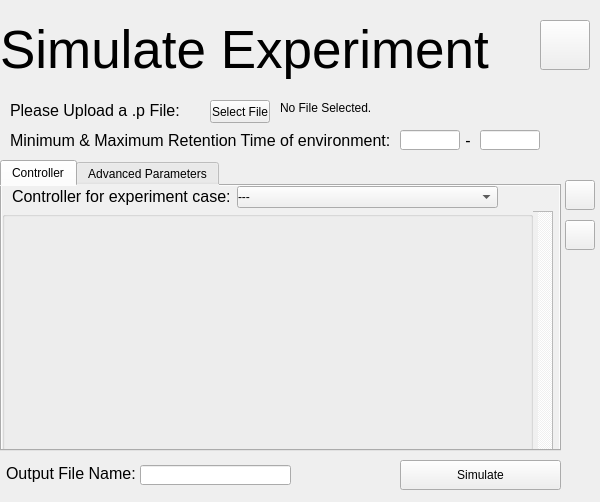
<?xml version="1.0" encoding="UTF-8"?>
<ui version="4.0">
 <class>SimulateForm</class>
 <widget class="QWidget" name="SimulateForm">
  <property name="geometry">
   <rect>
    <x>0</x>
    <y>0</y>
    <width>600</width>
    <height>502</height>
   </rect>
  </property>
  <property name="windowTitle">
   <string>Form</string>
  </property>
  <widget class="QLabel" name="SimulateTitleLabel">
   <property name="geometry">
    <rect>
     <x>0</x>
     <y>0</y>
     <width>600</width>
     <height>100</height>
    </rect>
   </property>
   <property name="font">
    <font>
     <pointsize>40</pointsize>
    </font>
   </property>
   <property name="text">
    <string>Simulate Experiment</string>
   </property>
   <property name="alignment">
    <set>Qt::AlignLeading|Qt::AlignLeft|Qt::AlignVCenter</set>
   </property>
  </widget>
  <widget class="QPushButton" name="SimulateHomeButton">
   <property name="geometry">
    <rect>
     <x>540</x>
     <y>20</y>
     <width>50</width>
     <height>50</height>
    </rect>
   </property>
   <property name="text">
    <string/>
   </property>
  </widget>
  <widget class="QLabel" name="UploadFileLabel">
   <property name="geometry">
    <rect>
     <x>10</x>
     <y>100</y>
     <width>271</width>
     <height>21</height>
    </rect>
   </property>
   <property name="font">
    <font>
     <pointsize>12</pointsize>
    </font>
   </property>
   <property name="text">
    <string>Please Upload a .p File:</string>
   </property>
  </widget>
  <widget class="QPushButton" name="SelectFileButton">
   <property name="geometry">
    <rect>
     <x>210</x>
     <y>100</y>
     <width>60</width>
     <height>23</height>
    </rect>
   </property>
   <property name="text">
    <string>Select File</string>
   </property>
  </widget>
  <widget class="QLabel" name="FileNameLabel">
   <property name="geometry">
    <rect>
     <x>280</x>
     <y>100</y>
     <width>261</width>
     <height>16</height>
    </rect>
   </property>
   <property name="text">
    <string>No File Selected.</string>
   </property>
  </widget>
  <widget class="QLabel" name="MinRTLabel">
   <property name="geometry">
    <rect>
     <x>10</x>
     <y>130</y>
     <width>401</width>
     <height>21</height>
    </rect>
   </property>
   <property name="font">
    <font>
     <pointsize>12</pointsize>
    </font>
   </property>
   <property name="text">
    <string>Minimum &amp; Maximum Retention Time of environment:</string>
   </property>
  </widget>
  <widget class="QLineEdit" name="min_rt">
   <property name="geometry">
    <rect>
     <x>400</x>
     <y>130</y>
     <width>60</width>
     <height>20</height>
    </rect>
   </property>
  </widget>
  <widget class="QLineEdit" name="max_rt">
   <property name="geometry">
    <rect>
     <x>480</x>
     <y>130</y>
     <width>60</width>
     <height>20</height>
    </rect>
   </property>
  </widget>
  <widget class="QLabel" name="rtDash">
   <property name="geometry">
    <rect>
     <x>460</x>
     <y>130</y>
     <width>16</width>
     <height>21</height>
    </rect>
   </property>
   <property name="font">
    <font>
     <pointsize>12</pointsize>
    </font>
   </property>
   <property name="text">
    <string>-</string>
   </property>
   <property name="alignment">
    <set>Qt::AlignCenter</set>
   </property>
  </widget>
  <widget class="QPushButton" name="LoadParamsButton">
   <property name="geometry">
    <rect>
     <x>565</x>
     <y>180</y>
     <width>30</width>
     <height>30</height>
    </rect>
   </property>
   <property name="text">
    <string/>
   </property>
  </widget>
  <widget class="QPushButton" name="SaveParamsButton">
   <property name="geometry">
    <rect>
     <x>565</x>
     <y>220</y>
     <width>30</width>
     <height>30</height>
    </rect>
   </property>
   <property name="text">
    <string/>
   </property>
  </widget>
  <widget class="QTabWidget" name="ParamTabs">
   <property name="geometry">
    <rect>
     <x>0</x>
     <y>160</y>
     <width>561</width>
     <height>291</height>
    </rect>
   </property>
   <property name="sizePolicy">
    <sizepolicy hsizetype="Fixed" vsizetype="Fixed">
     <horstretch>0</horstretch>
     <verstretch>0</verstretch>
    </sizepolicy>
   </property>
   <property name="font">
    <font>
     <weight>50</weight>
     <bold>false</bold>
    </font>
   </property>
   <property name="styleSheet">
    <string notr="true">padding: 0; 
background-color: rgb(240, 240, 240);</string>
   </property>
   <property name="currentIndex">
    <number>0</number>
   </property>
   <widget class="QWidget" name="ControllerParamTab">
    <attribute name="title">
     <string>Controller</string>
    </attribute>
    <widget class="QLabel" name="ControllerSelectLabel">
     <property name="geometry">
      <rect>
       <x>10</x>
       <y>0</y>
       <width>225</width>
       <height>20</height>
      </rect>
     </property>
     <property name="font">
      <font>
       <pointsize>12</pointsize>
       <weight>50</weight>
       <bold>false</bold>
      </font>
     </property>
     <property name="text">
      <string>Controller for experiment case:</string>
     </property>
    </widget>
    <widget class="QComboBox" name="ControllerComboBox">
     <property name="geometry">
      <rect>
       <x>235</x>
       <y>0</y>
       <width>261</width>
       <height>22</height>
      </rect>
     </property>
     <item>
      <property name="text">
       <string>---</string>
      </property>
     </item>
     <item>
      <property name="text">
       <string>TopN Controller</string>
      </property>
     </item>
     <item>
      <property name="text">
       <string>TopN ROI Controller</string>
      </property>
     </item>
     <item>
      <property name="text">
       <string>TopNEX Controller</string>
      </property>
     </item>
     <item>
      <property name="text">
       <string>TopN Exclusion Controller</string>
      </property>
     </item>
     <item>
      <property name="text">
       <string>Hard ROI Exclusion Controller</string>
      </property>
     </item>
     <item>
      <property name="text">
       <string>Intensity ROI Exclusion Controller</string>
      </property>
     </item>
     <item>
      <property name="text">
       <string>Non Overlap Controller</string>
      </property>
     </item>
     <item>
      <property name="text">
       <string>Intensity Non Overlap Controller</string>
      </property>
     </item>
     <item>
      <property name="text">
       <string>DSDA Controller</string>
      </property>
     </item>
     <item>
      <property name="text">
       <string>Matching Controller</string>
      </property>
     </item>
    </widget>
    <widget class="QScrollArea" name="scrollArea">
     <property name="geometry">
      <rect>
       <x>0</x>
       <y>25</y>
       <width>551</width>
       <height>241</height>
      </rect>
     </property>
     <property name="verticalScrollBarPolicy">
      <enum>Qt::ScrollBarAlwaysOn</enum>
     </property>
     <property name="horizontalScrollBarPolicy">
      <enum>Qt::ScrollBarAlwaysOff</enum>
     </property>
     <property name="sizeAdjustPolicy">
      <enum>QAbstractScrollArea::AdjustToContents</enum>
     </property>
     <property name="widgetResizable">
      <bool>true</bool>
     </property>
     <widget class="QWidget" name="scrollAreaWidgetContents">
      <property name="geometry">
       <rect>
        <x>0</x>
        <y>0</y>
        <width>536</width>
        <height>239</height>
       </rect>
      </property>
     </widget>
    </widget>
    <widget class="QGroupBox" name="ParamsBox">
     <property name="geometry">
      <rect>
       <x>0</x>
       <y>25</y>
       <width>531</width>
       <height>241</height>
      </rect>
     </property>
     <property name="sizePolicy">
      <sizepolicy hsizetype="Preferred" vsizetype="Fixed">
       <horstretch>0</horstretch>
       <verstretch>0</verstretch>
      </sizepolicy>
     </property>
     <property name="title">
      <string/>
     </property>
    </widget>
   </widget>
   <widget class="QWidget" name="AdvancedParamsTab">
    <attribute name="title">
     <string>Advanced Parameters</string>
    </attribute>
    <widget class="QGroupBox" name="AdvancedParamsGroupBox">
     <property name="geometry">
      <rect>
       <x>0</x>
       <y>0</y>
       <width>531</width>
       <height>290</height>
      </rect>
     </property>
     <property name="sizePolicy">
      <sizepolicy hsizetype="Fixed" vsizetype="Fixed">
       <horstretch>0</horstretch>
       <verstretch>0</verstretch>
      </sizepolicy>
     </property>
     <property name="minimumSize">
      <size>
       <width>531</width>
       <height>290</height>
      </size>
     </property>
     <property name="title">
      <string/>
     </property>
     <widget class="QWidget" name="gridLayoutWidget_2">
      <property name="geometry">
       <rect>
        <x>0</x>
        <y>0</y>
        <width>533</width>
        <height>281</height>
       </rect>
      </property>
      <layout class="QGridLayout" name="gridLayout_2">
       <property name="sizeConstraint">
        <enum>QLayout::SetDefaultConstraint</enum>
       </property>
       <property name="horizontalSpacing">
        <number>5</number>
       </property>
       <item row="3" column="0">
        <widget class="QLabel" name="MS2AGCTargetLabel">
         <property name="font">
          <font>
           <pointsize>8</pointsize>
          </font>
         </property>
         <property name="toolTip">
          <string>automatic gain control target for MS2 scan</string>
         </property>
         <property name="text">
          <string>MS2 AGC Target:</string>
         </property>
        </widget>
       </item>
       <item row="0" column="1">
        <widget class="QGroupBox" name="MS1ScanWindowGroupBox">
         <property name="sizePolicy">
          <sizepolicy hsizetype="Minimum" vsizetype="Minimum">
           <horstretch>0</horstretch>
           <verstretch>0</verstretch>
          </sizepolicy>
         </property>
         <property name="minimumSize">
          <size>
           <width>60</width>
           <height>60</height>
          </size>
         </property>
         <property name="accessibleName">
          <string>default_ms1_scan_window</string>
         </property>
         <property name="title">
          <string/>
         </property>
         <widget class="QWidget" name="verticalLayoutWidget">
          <property name="geometry">
           <rect>
            <x>0</x>
            <y>0</y>
            <width>71</width>
            <height>51</height>
           </rect>
          </property>
          <layout class="QVBoxLayout" name="verticalLayout_2">
           <property name="spacing">
            <number>0</number>
           </property>
           <item>
            <widget class="QLineEdit" name="MS1ScanWindowMinTextEdit">
             <property name="text">
              <string>70</string>
             </property>
            </widget>
           </item>
           <item>
            <widget class="QLabel" name="dashLabel">
             <property name="sizePolicy">
              <sizepolicy hsizetype="Preferred" vsizetype="Maximum">
               <horstretch>0</horstretch>
               <verstretch>0</verstretch>
              </sizepolicy>
             </property>
             <property name="minimumSize">
              <size>
               <width>0</width>
               <height>10</height>
              </size>
             </property>
             <property name="text">
              <string>-</string>
             </property>
             <property name="alignment">
              <set>Qt::AlignCenter</set>
             </property>
            </widget>
           </item>
           <item>
            <widget class="QLineEdit" name="MS1ScanWindowMaxTextEdit">
             <property name="text">
              <string>1000</string>
             </property>
             <property name="alignment">
              <set>Qt::AlignLeading|Qt::AlignLeft|Qt::AlignVCenter</set>
             </property>
            </widget>
           </item>
          </layout>
         </widget>
        </widget>
       </item>
       <item row="3" column="5">
        <widget class="QLineEdit" name="MS2CollisionEnergyTextEdit">
         <property name="accessibleName">
          <string>ms2_collision_energy</string>
         </property>
         <property name="text">
          <string>25</string>
         </property>
        </widget>
       </item>
       <item row="3" column="4">
        <widget class="QLabel" name="MS2CollisionEnergyLabel">
         <property name="font">
          <font>
           <pointsize>8</pointsize>
          </font>
         </property>
         <property name="toolTip">
          <string>the collision energy used for MS2 scan</string>
         </property>
         <property name="text">
          <string>&lt;html&gt;&lt;head/&gt;&lt;body&gt;&lt;p&gt;MS2 Coll. Energy:&lt;/p&gt;&lt;/body&gt;&lt;/html&gt;</string>
         </property>
        </widget>
       </item>
       <item row="2" column="1">
        <widget class="QComboBox" name="MS1MassAnalyserComboBox">
         <property name="accessibleName">
          <string>ms1_mass_analyser</string>
         </property>
         <item>
          <property name="text">
           <string>Orbitrap</string>
          </property>
         </item>
         <item>
          <property name="text">
           <string>IonTrap</string>
          </property>
         </item>
        </widget>
       </item>
       <item row="0" column="0">
        <widget class="QLabel" name="MS1ScanWindowLabel">
         <property name="font">
          <font>
           <pointsize>8</pointsize>
          </font>
         </property>
         <property name="toolTip">
          <string>the m/z window to perform MS1 scan</string>
         </property>
         <property name="text">
          <string>MS1 Scan Window:</string>
         </property>
        </widget>
       </item>
       <item row="1" column="0">
        <widget class="QLabel" name="MS1CollisionEnergyLabel">
         <property name="font">
          <font>
           <pointsize>8</pointsize>
          </font>
         </property>
         <property name="toolTip">
          <string>the collision energy used for MS1 scan</string>
         </property>
         <property name="accessibleName">
          <string/>
         </property>
         <property name="text">
          <string>&lt;html&gt;&lt;head/&gt;&lt;body&gt;&lt;p&gt;MS1 Coll. Energy:&lt;/p&gt;&lt;/body&gt;&lt;/html&gt;</string>
         </property>
        </widget>
       </item>
       <item row="1" column="3">
        <widget class="QLineEdit" name="MS1OrbitrapResolutionTextEdit">
         <property name="accessibleName">
          <string>ms1_orbitrap_resolution</string>
         </property>
         <property name="text">
          <string>120000</string>
         </property>
        </widget>
       </item>
       <item row="0" column="2">
        <widget class="QLabel" name="MS1AGCTargetLabel">
         <property name="font">
          <font>
           <pointsize>8</pointsize>
          </font>
         </property>
         <property name="toolTip">
          <string>automatic gain control target for MS1 scan</string>
         </property>
         <property name="accessibleName">
          <string/>
         </property>
         <property name="text">
          <string>MS1 AGC Target:</string>
         </property>
        </widget>
       </item>
       <item row="4" column="4">
        <widget class="QLabel" name="MS2MassAnalyserLabel">
         <property name="font">
          <font>
           <pointsize>8</pointsize>
          </font>
         </property>
         <property name="toolTip">
          <string>the mass analyser to use for MS2 scan, either IonTrap or Orbitrap</string>
         </property>
         <property name="text">
          <string>MS2 Mass Analyser:</string>
         </property>
        </widget>
       </item>
       <item row="0" column="3">
        <widget class="QLineEdit" name="MS1AGCTargetTextEdit">
         <property name="accessibleName">
          <string>ms1_agc_target</string>
         </property>
         <property name="text">
          <string>200000</string>
         </property>
        </widget>
       </item>
       <item row="3" column="1">
        <widget class="QLineEdit" name="MS2AGCTargetTextEdit">
         <property name="accessibleName">
          <string>ms2_agc_target</string>
         </property>
         <property name="text">
          <string>30000</string>
         </property>
        </widget>
       </item>
       <item row="4" column="0">
        <widget class="QLabel" name="MS2OrbitrapResolutionLabel">
         <property name="font">
          <font>
           <pointsize>8</pointsize>
          </font>
         </property>
         <property name="toolTip">
          <string>the Orbitrap resolution used for MS2 scan</string>
         </property>
         <property name="text">
          <string>MS2 Orbitrap Res:</string>
         </property>
        </widget>
       </item>
       <item row="1" column="1">
        <widget class="QLineEdit" name="MS1CollisionEnergyTextEdit">
         <property name="accessibleName">
          <string>ms1_collision_energy</string>
         </property>
         <property name="text">
          <string>0</string>
         </property>
        </widget>
       </item>
       <item row="4" column="1">
        <widget class="QLineEdit" name="MS2OrbitrapResolutionTextEdit">
         <property name="accessibleName">
          <string>ms2_orbitrap_resolution</string>
         </property>
         <property name="text">
          <string>7500</string>
         </property>
        </widget>
       </item>
       <item row="2" column="5">
        <widget class="QLineEdit" name="MS1SourceCidEnergyTextEdit">
         <property name="accessibleName">
          <string>ms1_source_cid_energy</string>
         </property>
         <property name="text">
          <string>0</string>
         </property>
        </widget>
       </item>
       <item row="2" column="3">
        <widget class="QComboBox" name="MS1IsolationModeComboBox">
         <property name="sizePolicy">
          <sizepolicy hsizetype="Minimum" vsizetype="Fixed">
           <horstretch>0</horstretch>
           <verstretch>0</verstretch>
          </sizepolicy>
         </property>
         <property name="minimumSize">
          <size>
           <width>75</width>
           <height>0</height>
          </size>
         </property>
         <property name="accessibleName">
          <string>ms1_isolation_mode</string>
         </property>
         <item>
          <property name="text">
           <string>Quadrupole</string>
          </property>
         </item>
         <item>
          <property name="text">
           <string>IonTrap</string>
          </property>
         </item>
        </widget>
       </item>
       <item row="0" column="4">
        <widget class="QLabel" name="MS1MaxITLabel">
         <property name="font">
          <font>
           <pointsize>8</pointsize>
          </font>
         </property>
         <property name="toolTip">
          <string>maximum time to acquire ions for MS1 scan</string>
         </property>
         <property name="accessibleName">
          <string/>
         </property>
         <property name="text">
          <string>MS1 Max IT:</string>
         </property>
        </widget>
       </item>
       <item row="2" column="0">
        <widget class="QLabel" name="MS1MassAnalyserLabel">
         <property name="font">
          <font>
           <pointsize>8</pointsize>
          </font>
         </property>
         <property name="toolTip">
          <string>the mass analyser to use for MS1 scan, either IonTrap or Orbitrap</string>
         </property>
         <property name="accessibleName">
          <string/>
         </property>
         <property name="text">
          <string>MS1 Mass Analyser:</string>
         </property>
        </widget>
       </item>
       <item row="1" column="2">
        <widget class="QLabel" name="MS1OrbitrapResolutionLabel">
         <property name="font">
          <font>
           <pointsize>8</pointsize>
          </font>
         </property>
         <property name="toolTip">
          <string>the Orbitrap resolution used for MS1 scan</string>
         </property>
         <property name="accessibleName">
          <string/>
         </property>
         <property name="text">
          <string>MS1 Orbitrap Res:</string>
         </property>
        </widget>
       </item>
       <item row="0" column="5">
        <widget class="QLineEdit" name="MS1MaxITTextEdit">
         <property name="accessibleName">
          <string>ms1_max_it</string>
         </property>
         <property name="text">
          <string>250</string>
         </property>
        </widget>
       </item>
       <item row="3" column="3">
        <widget class="QLineEdit" name="MS2MaxITTextEdit">
         <property name="accessibleName">
          <string>ms2_max_it</string>
         </property>
         <property name="text">
          <string>100</string>
         </property>
        </widget>
       </item>
       <item row="1" column="5">
        <widget class="QComboBox" name="MS1ActivationTypeComboBox">
         <property name="accessibleName">
          <string>ms1_activation_type</string>
         </property>
         <item>
          <property name="text">
           <string>HCD</string>
          </property>
         </item>
         <item>
          <property name="text">
           <string>CID</string>
          </property>
         </item>
        </widget>
       </item>
       <item row="4" column="5">
        <widget class="QComboBox" name="MS2MassAnalyserComboBox">
         <property name="accessibleName">
          <string>ms2_mass_analyser</string>
         </property>
         <item>
          <property name="text">
           <string>Orbitrap</string>
          </property>
         </item>
         <item>
          <property name="text">
           <string>IonTrap</string>
          </property>
         </item>
        </widget>
       </item>
       <item row="2" column="2">
        <widget class="QLabel" name="MS1IsolationModeLabel">
         <property name="font">
          <font>
           <pointsize>8</pointsize>
          </font>
         </property>
         <property name="toolTip">
          <string>the isolation mode for MS1 scan, either None, Quadrupole, IonTrap</string>
         </property>
         <property name="accessibleName">
          <string/>
         </property>
         <property name="text">
          <string>MS1 Isolation Mode:</string>
         </property>
        </widget>
       </item>
       <item row="1" column="4">
        <widget class="QLabel" name="MS1ActivationTypeLabel">
         <property name="font">
          <font>
           <pointsize>8</pointsize>
          </font>
         </property>
         <property name="toolTip">
          <string>the activation type for MS1 scan, either CID or HCD</string>
         </property>
         <property name="accessibleName">
          <string/>
         </property>
         <property name="text">
          <string>MS1 Activation:</string>
         </property>
        </widget>
       </item>
       <item row="4" column="2">
        <widget class="QLabel" name="MS2ActivationTypeLabel">
         <property name="font">
          <font>
           <pointsize>8</pointsize>
          </font>
         </property>
         <property name="toolTip">
          <string>the activation type for MS2 scan, either CID or HCD</string>
         </property>
         <property name="text">
          <string>MS2 Activation:</string>
         </property>
        </widget>
       </item>
       <item row="2" column="4">
        <widget class="QLabel" name="MS1SourceCidEnergyLabel">
         <property name="font">
          <font>
           <pointsize>8</pointsize>
          </font>
         </property>
         <property name="toolTip">
          <string>source CID energy</string>
         </property>
         <property name="accessibleName">
          <string>ms1_cid_energy</string>
         </property>
         <property name="text">
          <string>MS1 CID Energy:</string>
         </property>
        </widget>
       </item>
       <item row="3" column="2">
        <widget class="QLabel" name="MS2MaxITLabel">
         <property name="font">
          <font>
           <pointsize>8</pointsize>
          </font>
         </property>
         <property name="toolTip">
          <string>maximum time to acquire ions for MS2 scan</string>
         </property>
         <property name="accessibleName">
          <string/>
         </property>
         <property name="text">
          <string>MS2 Max IT:</string>
         </property>
        </widget>
       </item>
       <item row="4" column="3">
        <widget class="QComboBox" name="MS2ActivationTypeComboBox">
         <property name="accessibleName">
          <string>ms2_activation_type</string>
         </property>
         <item>
          <property name="text">
           <string>HCD</string>
          </property>
         </item>
         <item>
          <property name="text">
           <string>CID</string>
          </property>
         </item>
        </widget>
       </item>
       <item row="5" column="0">
        <widget class="QLabel" name="MS2IsolationModeLabel">
         <property name="font">
          <font>
           <pointsize>8</pointsize>
          </font>
         </property>
         <property name="toolTip">
          <string>the isolation mode for MS2 scan, either None, Quadrupole, IonTrap</string>
         </property>
         <property name="text">
          <string>MS2 Isolation Mode:</string>
         </property>
        </widget>
       </item>
       <item row="5" column="1">
        <widget class="QComboBox" name="MS2IsolationModeComboBox">
         <property name="sizePolicy">
          <sizepolicy hsizetype="Minimum" vsizetype="Fixed">
           <horstretch>0</horstretch>
           <verstretch>0</verstretch>
          </sizepolicy>
         </property>
         <property name="minimumSize">
          <size>
           <width>75</width>
           <height>0</height>
          </size>
         </property>
         <property name="accessibleName">
          <string>ms2_isolation_mode</string>
         </property>
         <item>
          <property name="text">
           <string>Quadrupole</string>
          </property>
         </item>
         <item>
          <property name="text">
           <string>IonTrap</string>
          </property>
         </item>
        </widget>
       </item>
       <item row="5" column="2">
        <widget class="QLabel" name="MS2SourceCidEnergyLabel">
         <property name="font">
          <font>
           <pointsize>8</pointsize>
          </font>
         </property>
         <property name="toolTip">
          <string>source CID energy</string>
         </property>
         <property name="text">
          <string>MS2 CID Energy:</string>
         </property>
        </widget>
       </item>
       <item row="5" column="3">
        <widget class="QLineEdit" name="MS2SourceCidEnergyTextEdit">
         <property name="accessibleName">
          <string>ms2_source_cid_energy</string>
         </property>
         <property name="text">
          <string>0</string>
         </property>
        </widget>
       </item>
      </layout>
     </widget>
    </widget>
    <widget class="QScrollArea" name="AdvancedParamsScrollArea">
     <property name="geometry">
      <rect>
       <x>0</x>
       <y>0</y>
       <width>551</width>
       <height>231</height>
      </rect>
     </property>
     <property name="verticalScrollBarPolicy">
      <enum>Qt::ScrollBarAlwaysOn</enum>
     </property>
     <property name="horizontalScrollBarPolicy">
      <enum>Qt::ScrollBarAlwaysOff</enum>
     </property>
     <property name="sizeAdjustPolicy">
      <enum>QAbstractScrollArea::AdjustToContents</enum>
     </property>
     <property name="widgetResizable">
      <bool>true</bool>
     </property>
     <widget class="QWidget" name="scrollAreaWidgetContents_2">
      <property name="geometry">
       <rect>
        <x>0</x>
        <y>0</y>
        <width>536</width>
        <height>229</height>
       </rect>
      </property>
     </widget>
    </widget>
    <zorder>AdvancedParamsScrollArea</zorder>
    <zorder>AdvancedParamsGroupBox</zorder>
   </widget>
  </widget>
  <widget class="QPushButton" name="SimulateButton">
   <property name="geometry">
    <rect>
     <x>400</x>
     <y>460</y>
     <width>161</width>
     <height>30</height>
    </rect>
   </property>
   <property name="text">
    <string>Simulate</string>
   </property>
  </widget>
  <widget class="QLabel" name="OutputFileLabel">
   <property name="geometry">
    <rect>
     <x>6</x>
     <y>463</y>
     <width>131</width>
     <height>21</height>
    </rect>
   </property>
   <property name="font">
    <font>
     <pointsize>12</pointsize>
    </font>
   </property>
   <property name="text">
    <string>Output File Name:</string>
   </property>
  </widget>
  <widget class="QLineEdit" name="OutputFileTextEdit">
   <property name="geometry">
    <rect>
     <x>140</x>
     <y>465</y>
     <width>151</width>
     <height>20</height>
    </rect>
   </property>
  </widget>
 </widget>
 <resources/>
 <connections/>
</ui>
